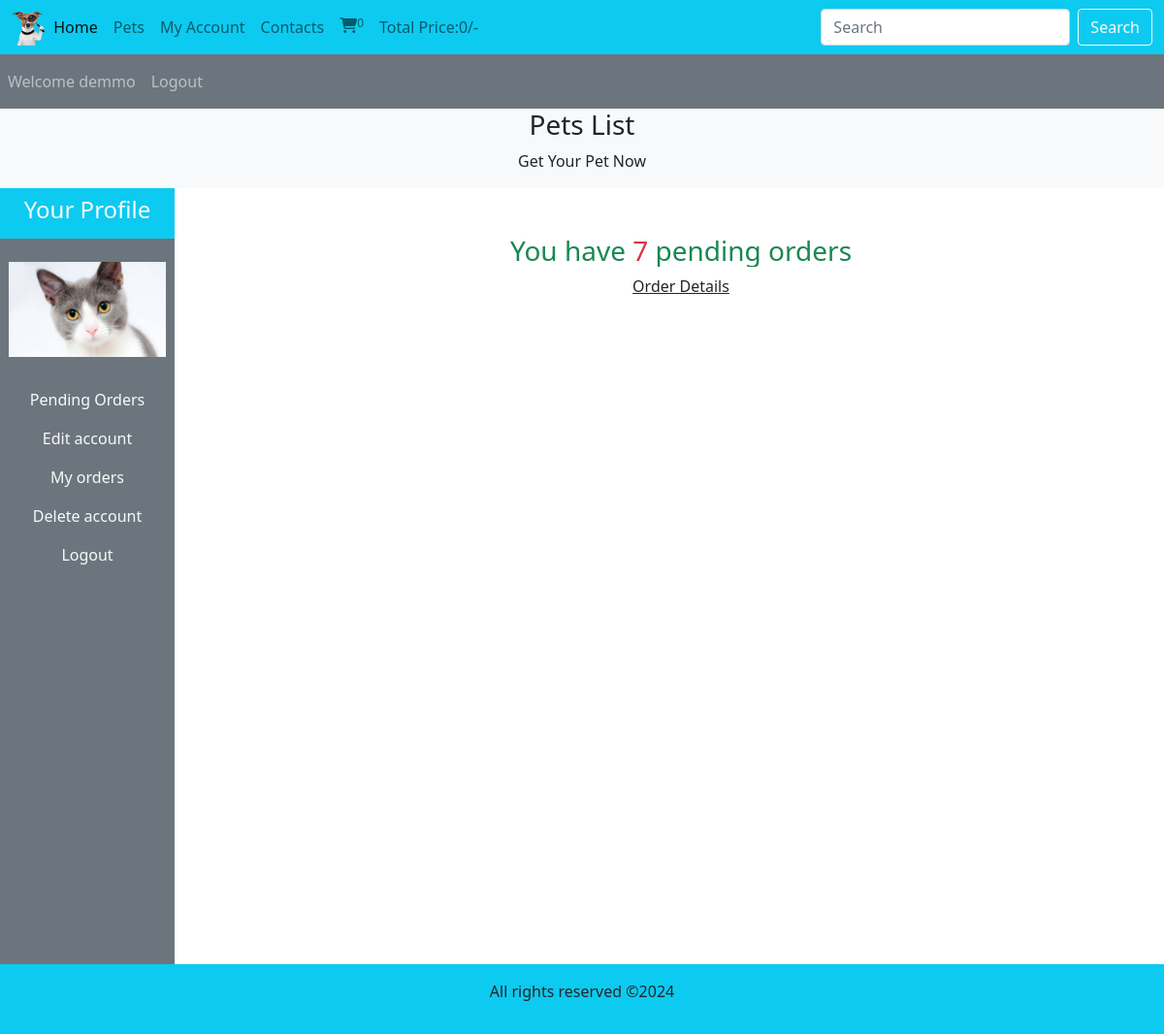
The app's page /profile_area/profile.php (signed in) with its own data.
### tables this page shows
CREATE TABLE `user_table` (
  `user_id` int(11) NOT NULL,
  `username` varchar(100) NOT NULL,
  `user_email` varchar(100) NOT NULL,
  `user_password` varchar(255) NOT NULL,
  `user_image` varchar(255) NOT NULL,
  `user_ip` varchar(100) NOT NULL,
  `user_address` varchar(255) NOT NULL,
  `user_mobile` varchar(20) NOT NULL
);

### profile_area/profile.php (the view, shortened to what this page needs)
<?php
include('../includes/connect.php');
include('../functions/common_function.php');
?>
<!DOCTYPE html>
<html lang="en">
<head>
    <link href="https://cdn.jsdelivr.net/npm/bootstrap@5.0.2/dist/css/bootstrap.min.css" rel="stylesheet">
    <link rel="stylesheet" href="https://cdnjs.cloudflare.com/ajax/libs/font-awesome/6.5.2/css/all.min.css" />
<link rel="stylesheet" href="style.css">
</head>
<body>
  <div class="container-fluid p-0">
    <nav class="navbar navbar-expand-lg navbar-light bg-info">
  <div class="container-fluid">
    <img src="./images/real.png" alt="" class="logo">
    <div class="collapse navbar-collapse" id="navbarSupportedContent">
      <ul class="navbar-nav me-auto mb-2 mb-lg-0">
        <li class="nav-item">
          <a class="nav-link active" aria-current="page" href="../index.php">Home</a>
        </li>
        <li class="nav-item">
          <a class="nav-link" href="../display_all.php">Pets</a>
        </li>
        <li class="nav-item">
          <a class="nav-link" href="profile.php">My Account</a>
        </li>
        <li class="nav-item">
          <a class="nav-link" href="#">Contacts</a>
        </li>
        <li class="nav-item">
          <a class="nav-link" href="../cart.php"><i class="fa fa-shopping-cart" aria-hidden="true"></i><sup><?php cart_item();?></sup></a>
        </li>
        <li class="nav-item">
          <a class="nav-link" href="#">Total Price:<?php total_cart_price(); ?>/-</a>
        </li>
      </ul>
      <form class="d-flex" action="../search_pet.php" method="get">
        <input class="form-control me-2" type="search" placeholder="Search" aria-label="Search" name="search_data">
       <input type="submit" value="Search" class="btn btn-outline-light" name="search_data_pet">
      </form>
    </div>
  </div>
</nav>
<nav class="navbar navbar-expand-lg navbar-dark bg-secondary">
<ul class="navbar-nav me-auto">
      <?php
     if(!isset($_SESSION['username'])){
      echo"<li class='nav-item'>
      <a class='nav-link' href='#'>welcome Guest</a>
    </li>";
    }else{
      echo"<li class='nav-item'>
      <a class='nav-link' href=''>Welcome ".$_SESSION['username']."</a>
    </li>";
  }
       if(!isset($_SESSION['username'])){
        echo" <li class='nav-item'>
        <a class='nav-link' href='./users_area/user_login.php'>Login</a>
      </li>";
      }else{
        echo"<li class='nav-item'>
        <a class='nav-link' href='../users_area/logout.php'>Logout</a>
      </li>";
    }
?>
</ul>
</nav>
<div class="bg-light">
    <h3 class="text-center">Pets List</h3>
    <p class="text-center">Get Your Pet Now</p>
</div>
 <div class="row">
  <div class="col-md-2">
<ul class="navbar-nav bg-secondary text-center" style="height:100vh">
<li class="nav-item bg-info">
          <a class="nav-link text-light" href="#"><h4>Your Profile</h4></a>
        </li>
      <?php
     $username=$_SESSION['username'];
      $user_image="Select * from `user_table` where username='$username'";
      $user_image=mysqli_query($con,$user_image);
      $row_image=mysqli_fetch_array($user_image);
      $user_image=$row_image['user_image'];
      echo" <li class='nav-item bg-secondary'>
      <img src='../users_area/user_images/$user_image' class='profile_img my-4' alt=''>
      </li>";
      ?>
      <li class="nav-item ">
          <a class="nav-link text-light" href="profile.php">Pending Orders</a>
        </li>
        <li class="nav-item">
          <a class="nav-link text-light" href="profile.php?edit_account">Edit account</a>
        </li>
        <li class="nav-item">
          <a class="nav-link text-light" href="profile.php?my_orders">My orders</a>
        </li>
        <li class="nav-item">
          <a class="nav-link text-light" href="profile.php?delete_account">Delete account</a>
        </li>
        <li class="nav-item">
          <a class="nav-link text-light" href="../users_area/logout.php">Logout</a>
        </li>
</ul>
</div>
  <div class="col-md-10 text-center">
<?php get_user_order_details();
?>
  </div>
 </div>
<?php
include("../includes/footer.php")
?>
</div>
</body>
</html>

### functions/common_function.php (shortened to what this page needs)
<?php
    function getIPAddress() {
     if(!empty($_SERVER['HTTP_CLIENT_IP'])) {
                $ip = $_SERVER['HTTP_CLIENT_IP'];
        }
    elseif (!empty($_SERVER['HTTP_X_FORWARDED_FOR'])) {
                $ip = $_SERVER['HTTP_X_FORWARDED_FOR'];
     }
    else{
             $ip = $_SERVER['REMOTE_ADDR'];
     }
     return $ip;
}
function cart_item(){
  if(isset($_GET['add_to_cart'])){
    global $con;
    $get_ip_address = getIPAddress();
    $select_query="select * from `cart_details` where ip_address='$get_ip_address'";
    $result_query=mysqli_query($con,$select_query);
    $count_cart_items=mysqli_num_rows($result_query);
    }else{
      global $con;
      $get_ip_address = getIPAddress();
      $select_query="select * from `cart_details` where ip_address='$get_ip_address'";
      $result_query=mysqli_query($con,$select_query);
      $count_cart_items=mysqli_num_rows($result_query);
      }
      echo $count_cart_items;
  }
  function total_cart_price(){
    $total_price=0;
  echo $total_price;
  }
  function get_user_order_details(){
    global $con;
    $username=$_SESSION['username'];
    $get_details="Select * from `user_table` where username='$username'";
    $result_query=mysqli_query($con,$get_details);
    while($row_query=mysqli_fetch_array($result_query)){
      $user_id=$row_query['user_id'];
      if(!isset($_GET['edit_account'])){
        if(!isset($_GET['my_orders'])){
          if(!isset($_GET['delete_account'])){
            $get_orders="Select * from `user_orders` where user_id= $user_id and
            order_status='pending'";
            $result_orders_query=mysqli_query($con,$get_orders);
            $row_count=mysqli_num_rows($result_orders_query);
            if($row_count>0){
              echo "<h3 class='text-center text-success mt-5 mb-2'> You have <span class= 'text-danger'>$row_count</span> pending orders</h3>
            <p class='text-center'><a href='profile.php?my_orders' class='text-dark'>Order Details</a></p>";
            }else{
              echo "<h3 class='text-center text-success mt-5 mb-2'> You have zero pending orders</h3>
            <p class='text-center'><a href='../index.php' class='text-dark'>Explore pets</a></p>";
            }
          }
        }
      }
    }
  }
?>

### style.css (style rules this page uses)
* { margin:0; padding:0; box-sizing:border-box; overflow-x:hidden; }
.logo { width:3%; height:3%; }

### profile_area/profile.php (style rules this page uses)
body { overflow-x:hidden; }
.profile_img { width:90%; margin:auto; display:block; object-fit:contain; }

### records on screen
user_table: user_image (picture), row_count "7"

### other values on screen
$count_cart_items "0"
$total_price "0"
$_SESSION['username'] "demmo"
